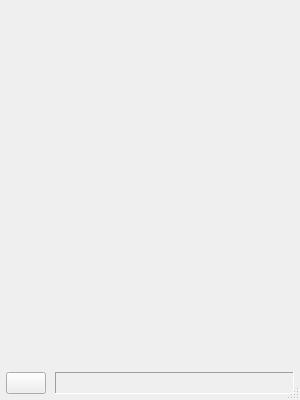
<?xml version="1.0" encoding="UTF-8"?>
<ui version="4.0">
 <class>DlgHilfe</class>
 <widget class="QDialog" name="DlgHilfe">
  <property name="geometry">
   <rect>
    <x>0</x>
    <y>0</y>
    <width>300</width>
    <height>400</height>
   </rect>
  </property>
  <property name="windowTitle">
   <string>Hilfe</string>
  </property>
  <property name="sizeGripEnabled">
   <bool>true</bool>
  </property>
  <layout class="QVBoxLayout" name="verticalLayout">
   <property name="spacing">
    <number>0</number>
   </property>
   <property name="leftMargin">
    <number>0</number>
   </property>
   <property name="topMargin">
    <number>0</number>
   </property>
   <property name="rightMargin">
    <number>0</number>
   </property>
   <property name="bottomMargin">
    <number>0</number>
   </property>
   <item>
    <widget class="WebView" name="webview" native="true">
     <property name="sizePolicy">
      <sizepolicy hsizetype="Expanding" vsizetype="Expanding">
       <horstretch>0</horstretch>
       <verstretch>0</verstretch>
      </sizepolicy>
     </property>
    </widget>
   </item>
   <item>
    <layout class="QHBoxLayout" name="horizontalLayout_3">
     <property name="spacing">
      <number>9</number>
     </property>
     <property name="leftMargin">
      <number>6</number>
     </property>
     <property name="topMargin">
      <number>6</number>
     </property>
     <property name="rightMargin">
      <number>6</number>
     </property>
     <property name="bottomMargin">
      <number>6</number>
     </property>
     <item>
      <widget class="QPushButton" name="btnHome">
       <property name="icon">
        <iconset resource="../images.qrc">
         <normaloff>:/images/logo.svg</normaloff>:/images/logo.svg</iconset>
       </property>
       <property name="autoDefault">
        <bool>false</bool>
       </property>
      </widget>
     </item>
     <item>
      <widget class="QLabel" name="lblUrl">
       <property name="sizePolicy">
        <sizepolicy hsizetype="Expanding" vsizetype="Preferred">
         <horstretch>0</horstretch>
         <verstretch>0</verstretch>
        </sizepolicy>
       </property>
       <property name="frameShape">
        <enum>QFrame::Panel</enum>
       </property>
       <property name="frameShadow">
        <enum>QFrame::Sunken</enum>
       </property>
       <property name="textInteractionFlags">
        <set>Qt::TextSelectableByKeyboard|Qt::TextSelectableByMouse</set>
       </property>
      </widget>
     </item>
    </layout>
   </item>
  </layout>
 </widget>
 <customwidgets>
  <customwidget>
   <class>WebView</class>
   <extends>QWidget</extends>
   <header>widgets/webview.h</header>
   <container>1</container>
  </customwidget>
 </customwidgets>
 <resources>
  <include location="../images.qrc"/>
 </resources>
 <connections/>
</ui>
